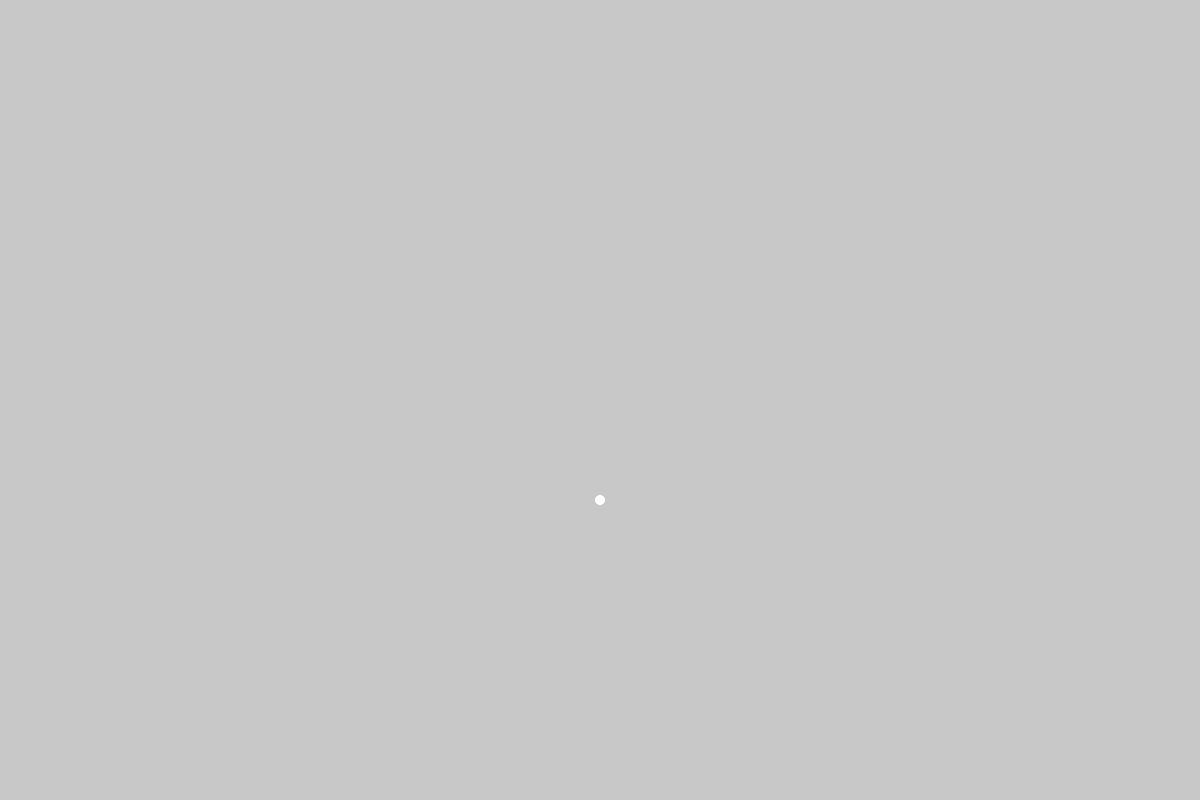
Frame 1 (no input)
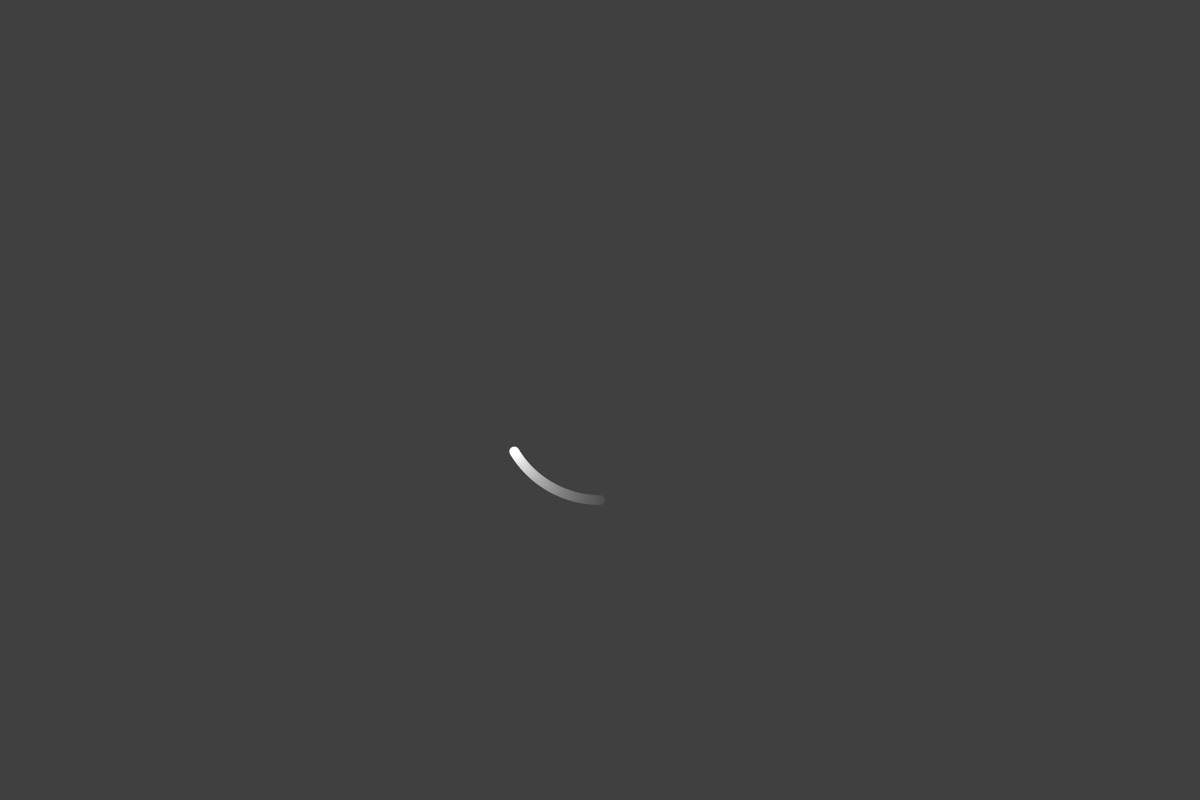
Frame 60 (the mouse pressed at the canvas centre just before this capture)
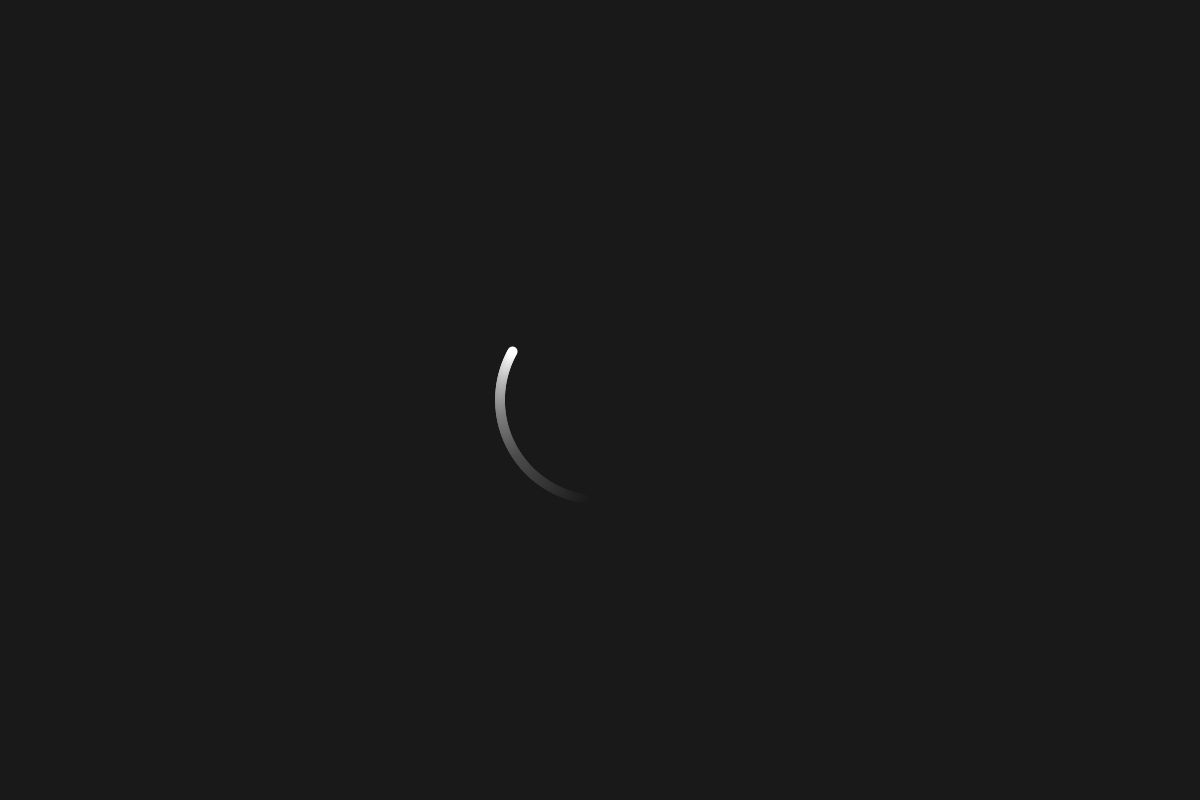
Frame 120 (the mouse held since frame 60 and released just before this capture)

The Processing sketch that drew these frames (run headless with seeded random() and noise(); from frame 60 on, the mouse is pressed at the canvas centre):

// Processing sketch: Day_6_Planets_version_2
// ── Day_6_Planets_version_2.pde
planet first = new planet();

void setup()
{
  size(1200,800);
}

void draw()
{
  noStroke();
  fill(0,0,0,5); //fill above the shape
  rect(0,0,width,height);
  translate(width/2,height/2);
  
  first.draw();
  first.update();
}

// ── planet_class.pde
class planet
{
  float speed = 1.0;
   float angle = 0.0;
   float dist = 100.0;
   float size = 10.0;
   color col = color(255,255,255);

void update()
{
  this.angle = this.angle + this.speed;
}

void draw()
{
  pushMatrix();
  rotate(radians(this.angle));
  translate(0,this.dist);
  fill(this.col);
  circle (0,0,this.
  size); //drawing the circle
  popMatrix(); //restores coordinate system to original state
   }
}
